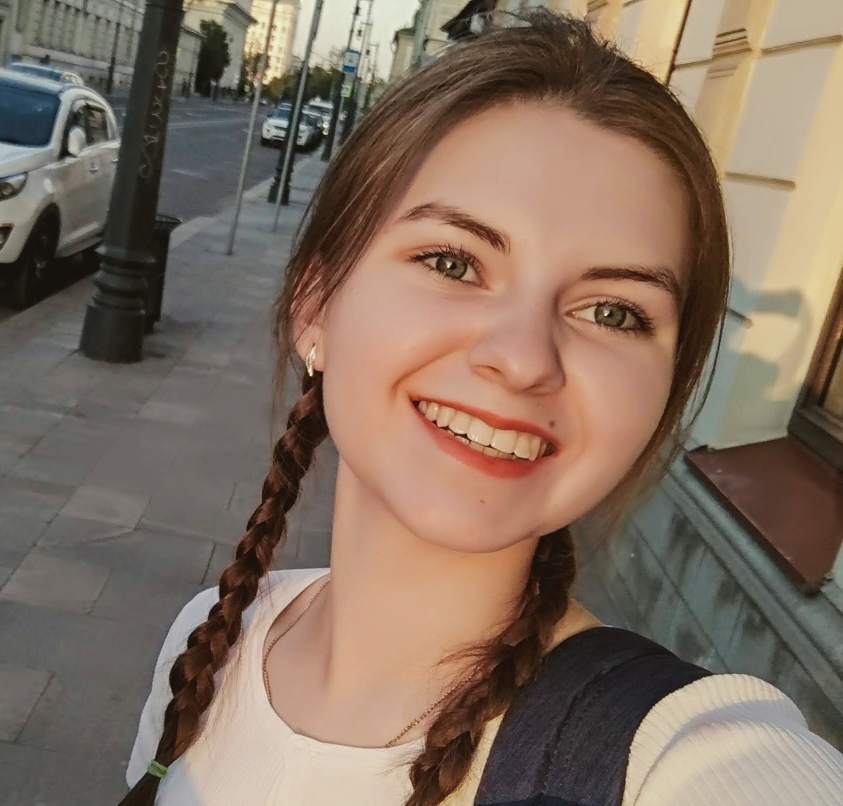
#> input picture IMG_20180617_202543.png, 1686 x 1612 px (shown at 1/2 size)
$ python -i photo.py   (imports and definitions only)   (older library calls are emulated)
#> lines starting #> are read from the running program, lines starting #| are printed output that depends on the picture
from PIL import Image, ImageTk, ImageDraw
from tkinter import Tk
from tkinter.ttk import Frame, Label
import sys
import numpy

PPLINE = 600
pic_path = 'pics/portrait.jpg'

def crop(photo):
	circlecrop = Image.new('L', [PPLINE, PPLINE], 255)
	circle = ImageDraw.Draw(circlecrop)
	circle.pieslice([0, 0, PPLINE, PPLINE], 0, 360, fill=0)
	npcrop = numpy.array(circlecrop).reshape(PPLINE * PPLINE)

	npimage = numpy.array(photo).reshape(PPLINE * PPLINE)
	for i in range(len(npcrop)):
		if (npcrop[i]):
			npimage[i] = 255
	return Image.fromarray(npimage.reshape((PPLINE, PPLINE)))

def photo_manipulating(filename):
#> called with filename = 'IMG_20180617_202543.png'
	image = Image.open(filename)
#> image is the input picture: PIL image 1686x1612 RGB; mean R, G, B 129.8, 111.1, 96.3
	print("image loaded")
	if image.size[0] < image.size[1]: side = image.size[0]
	else: side = image.size[1]
#> side = 1612
	image.crop((0, 0, side, side))
	print("image cropped as a square from (0,0) to min side")
	image = image.convert('L')
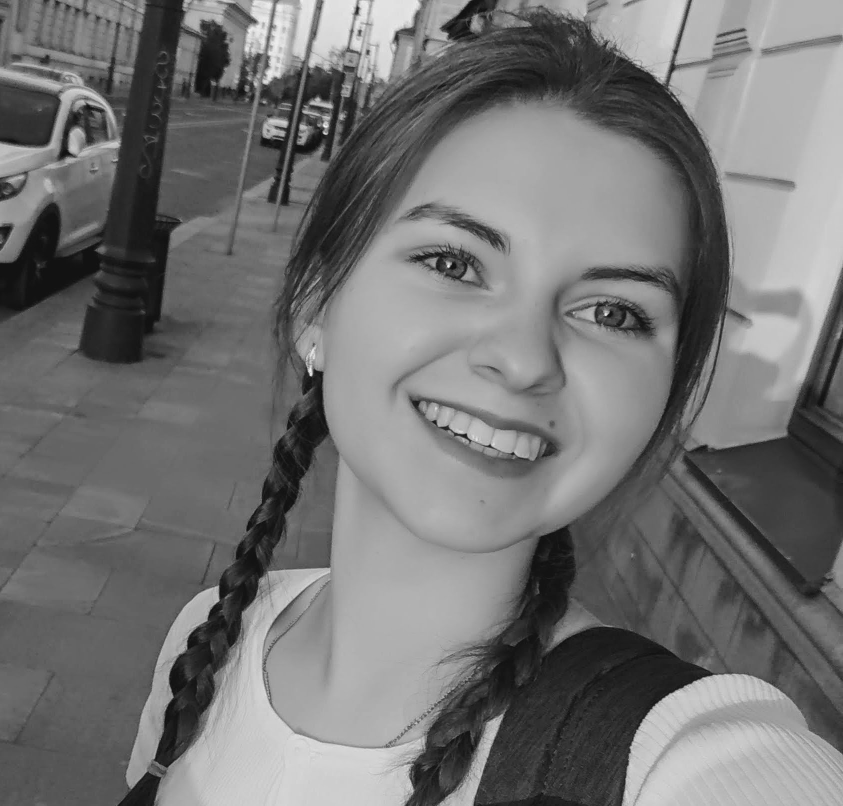
#> image: PIL image 1686x1612 L (shown at 1/2 size); min 12, max 247, mean 115
	print("image converted to greyscale")
	image = image.resize((PPLINE, PPLINE), Image.ANTIALIAS)
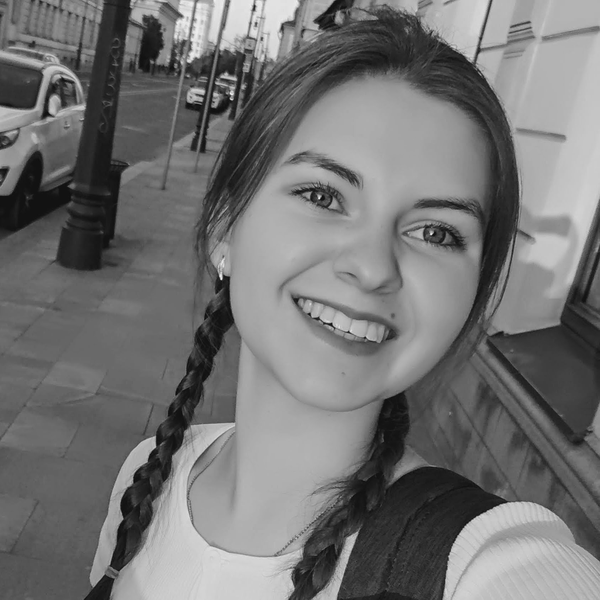
#> image: PIL image 600x600 L; min 12, max 241, mean 115
	print("image's resolution downgraded")
	image = crop(image)
#> in crop, `circlecrop = Image.new('L', [PPLINE, PPLINE], 255)`: circlecrop: PIL image 600x600 L; every value is 255
#> in crop, `return Image.fromarray(npimage.reshape((PPLINE, PPLINE)))`:
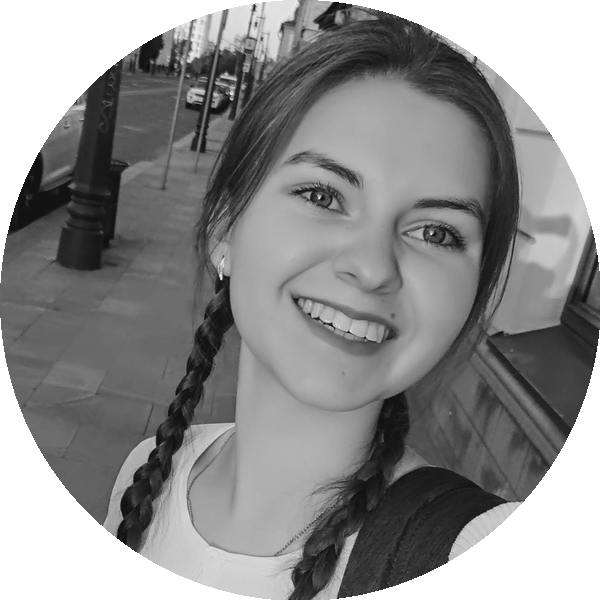
#> returned value: PIL image 600x600 L; min 12, max 255, mean 141.4
	print("image's cropped to circle")
	return image

def tk_showimage(image):
	root = Tk()
	frame = Frame()
	tkimage = ImageTk.PhotoImage(image)
	label = Label(frame, image=tkimage)
	label.image = tkimage
	label.pack()
	frame.pack()
	root.mainloop()

# [1 line not run here, left out]

>>> result = photo_manipulating('IMG_20180617_202543.png')

$ run again, on portrait.jpg
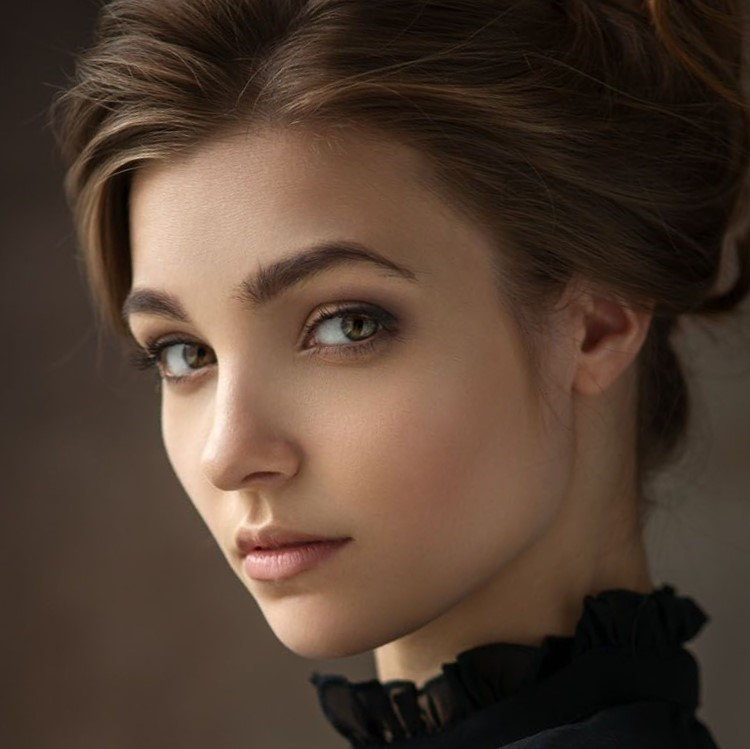
#> input picture portrait.jpg, 750 x 749 px
#> in photo_manipulating, image is the input picture: PIL image 750x749 RGB; mean R, G, B 82.2, 62.8, 49.8
#> in photo_manipulating, `image = image.convert('L')`:
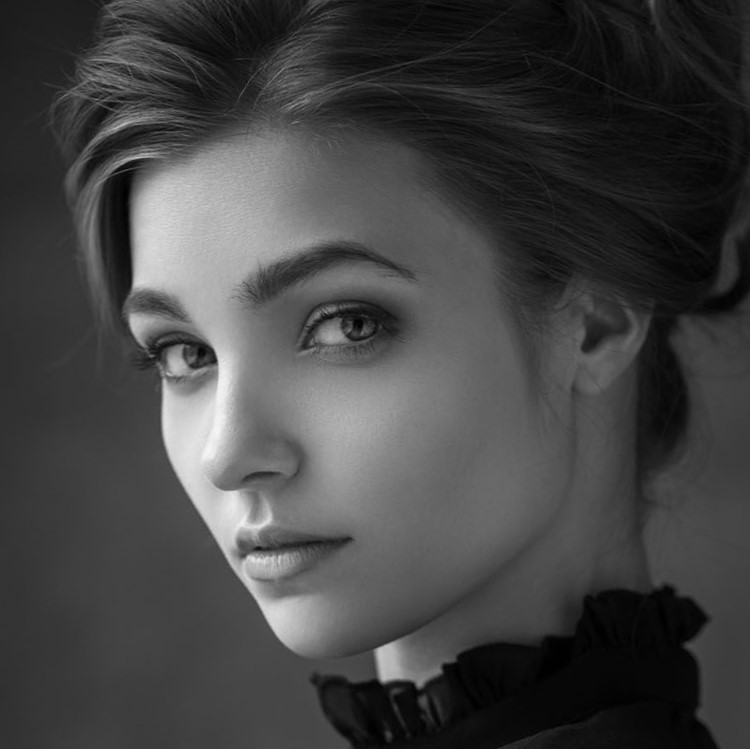
#> image: PIL image 750x749 L; min 0, max 246, mean 67.1
#> circlecrop: PIL image 600x600 L; every value is 255
#> in crop, `return Image.fromarray(npimage.reshape((PPLINE, PPLINE)))`:
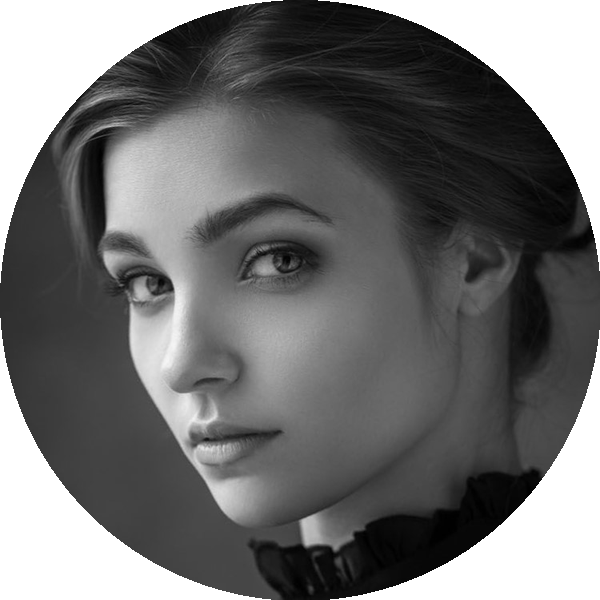
#> returned value: PIL image 600x600 L; min 0, max 255, mean 113
